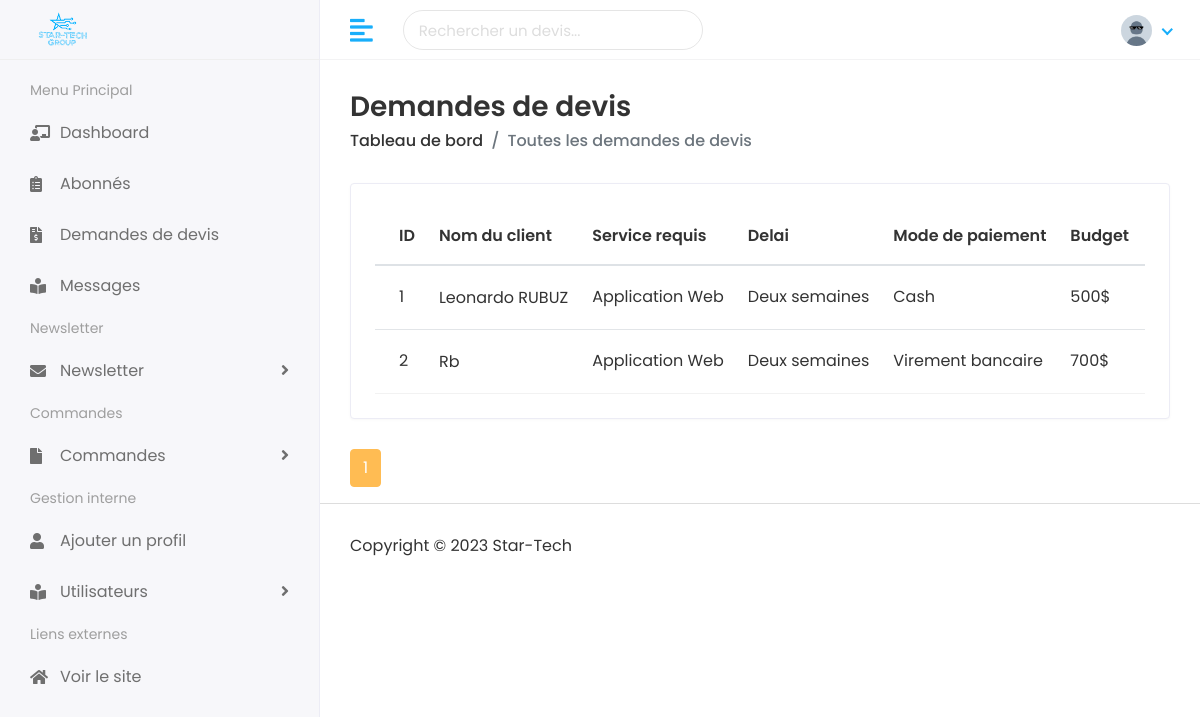
The app's page /dashboard/all-estimates (signed in) with its own data.
### visiteurs/models.py (models this page shows, shortened)
class Estimate(models.Model):
    PAYMENT_MODES = (
        ('Cash', 'Cash'),
        ('Virement bancaire', 'Virement bancaire')
    )
    name = models.CharField(max_length=20)
    required_service = models.CharField(max_length=30)
    delivery_delay = models.CharField(max_length=20)
    payment_mode = models.CharField(max_length=20, choices=PAYMENT_MODES)  # Dans le formulaire, faire en sorte d'avoir une liste de choix de paiement
    email = models.EmailField(max_length=50)
    phone = models.CharField(max_length=20)
    budget = models.IntegerField()
    file  = models.FileField(upload_to='devis/%Y/%m/%d/')
    description = models.TextField(max_length=200)

### administration/views.py (the view)
# urls.py: path('dashboard/all-estimates', devis_all ,name="devis_all"),
@login_required(login_url='login')
def devis_all(request):
    if request.GET.get('q') != None:
        q = request.GET.get('q')
        p = Paginator(Estimate.objects.filter(
            Q(name__icontains=q)|
            Q(required_service__icontains=q)|
            Q(delivery_delay__icontains=q)|
            Q(payment_mode__icontains=q)|
            Q(budget__icontains=q)|
            Q(description__icontains=q)
        ), 5)
        page = request.GET.get('page')
        devis = p.get_page(page)
        context = {
            'devis' : devis
        }
        return render(request, 'admin/devis_all.html', context)
    else:
        p = Paginator(Estimate.objects.all(), 5)
        page = request.GET.get('page')
        devis = p.get_page(page)
        context = {
            'devis' : devis
        }
        return render(request, 'admin/devis_all.html', context)

### templates/admin/devis_all.html (shortened to what this page needs)
{% extends "admin/base_admin.html" %}
{% block search %}
<form method='GET' action='{% url "devis_all" %}'>
    <input type="text" name='q' class="form-control" placeholder="Rechercher un devis...">
 </form>
{% endblock search %}
{% block content %}
<div class="content container-fluid">
    <div class="page-header">
        <div class="row align-items-center">
            <div class="col">
                <h3 class="page-title">Demandes de devis</h3>
                <ul class="breadcrumb">
                    <li class="breadcrumb-item"><a href="index.html">Tableau de bord</a></li>
                    <li class="breadcrumb-item active">Toutes les demandes de devis</li>
                </ul>
            </div>
        </div>
    </div>
    <div class="row">
        <div class="col-sm-12">
            <div class="card card-table">
                <div class="card-body">
                    <div class="table-responsive">
                        <table class="table table-hover table-center mb-0 datatable">
                            <thead>
                                <tr>
                                    <th>ID</th>
                                    <th>Nom du client</th>
                                    <th>Service requis</th>
                                    <th>Delai</th>
                                    <th>Mode de paiement</th>
                                    <th>Budget</th>
                                    <th class="text-right">Action</th>
                                </tr>
                            </thead>
                            <tbody>
                                {% for item in devis %}
                                    <tr>
                                        <td>{{ item.id }}</td>
                                        <td>
                                            <h2>
                                            <a>{{ item.name }}</a>
                                            </h2>
                                        </td>
                                        <td>{{ item.required_service }}</td>
                                        <td>{{ item.delivery_delay }}</td>
                                        <td>{{ item.payment_mode }}</td>
                                        <td>{{ item.budget }}$</td>
                                        <td class="text-right">
                                        </td>
                                    </tr>
                                {% endfor %}
                            </tbody>
                        </table>
                    </div>
                </div>
            </div>
        </div>
    </div>
    <div class="row">
        <div class="col-sm-12">
            <ul class="pagination">
                <li class="page-item active">
                    <a class="page-link" href="#">{{ devis.number }} <span class="sr-only">(current)</span></a>
                </li>
            </ul>
        </div>
    </div>
</div>
{% endblock content %}

### static/assets/css/style.css (style rules this page uses)
html { height: 100%; }
body { background-color: #fff; color: #333; font-family: 'Poppins', sans-serif; font-size: 1rem; height: 100%; line-height: 1.5; overflow-x: hidden; }
h1, h2, h3, h4, h5, h6 { font-family: 'Poppins', sans-serif; margin-top: 0; }
.form-control { border: 1px solid #ddd; box-shadow: none; color: #333; font-size: 15px; height: 40px; }
a { color: #009ce7; }
input, button, a { transition: all 0.4s ease; -moz-transition: all 0.4s ease; -o-transition: all 0.4s ease; -ms-transition: all 0.4s ease; -webkit-transition: all 0.4s ease; }
input, input:focus, button, button:focus { outline: none; }
input[type=text], input[type=password] { -webkit-appearance: none; -moz-appearance: none; appearance: none; }
ul, ol { padding: 0px; list-style: none; }
.table { color: #333; max-width: 100%; margin-bottom: 0; width: 100%; }
table.table td h2 { display: inline-block; font-size: inherit; font-weight: 400; margin: 0; padding: 0; vertical-align: middle; }
table.table td h2 a { color: #333; }
.table thead tr th { font-weight: 600; }
.table tbody tr { border-bottom: 1px solid rgba(0, 0, 0, 0.05); }
.table.table-center td, .table.table-center th { vertical-align: middle; }
.card-table .card-body .table > thead > tr > th { border-top: 0; }
.card-table .card-body .table tr td:first-child, .card-table .card-body .table tr th:first-child { padding-left: 1.5rem; }
.card-table .card-body .table tr td:last-child, .card-table .card-body .table tr th:last-child { padding-right: 1.5rem; }
.card-table .table td, .card-table .table th { border-top: 1px solid #e2e5e8; padding: 1rem 0.75rem; white-space: nowrap; }
.pagination > .active > a, .pagination > .active > a:focus, .pagination > .active > a:hover, .pagination > .active > span, .pagination > .active > span:focus, .pagination > .active > span:hover { background-color: #FFBC53; border-color: #FFBC53; }
.pagination > li > a, .pagination > li > span { color: #FFBC53; }
.page-item.active .page-link { background-color: #FFBC53; border-color: #FFBC53; }
.card { border: 1px solid #ececf5; box-shadow: 0 1px 3px 0 rgba(0, 0, 0, 0.03); margin-bottom: 1.875rem; }
.card-body { padding: 1.5rem; }
.top-nav-search form { margin-top: 10px; position: relative; width: 300px; }
.top-nav-search .form-control { background-color: transparent; border-color: rgba(0, 0, 0, 0.1); border-radius: 50px; color: #ddd; height: 40px; padding: 10px 50px 10px 15px; }
.top-nav-search .form-control::placeholder { color: #ddd; }
.page-wrapper > .content { padding: 1.875rem 1.875rem 0; }
.page-header { margin-bottom: 1.875rem; }
.page-header .breadcrumb { background-color: transparent; color: #6c757d; font-size: 1rem; font-weight: 500; margin-bottom: 0; padding: 0; }
.page-header .breadcrumb a { color: #333; }
.page-title { font-size: 28px; font-weight: 600; color: #333; margin-bottom: 5px; }

### records on screen
Estimate: id "1", name "Leonardo RUBUZ", required_service "Application Web", delivery_delay "Deux semaines", payment_mode "Cash", budget "500"
Estimate: id "2", name "Rb", required_service "Application Web", delivery_delay "Deux semaines", payment_mode "Virement bancaire", budget "700"

### other values on screen
{{ devis.number }} "1"
